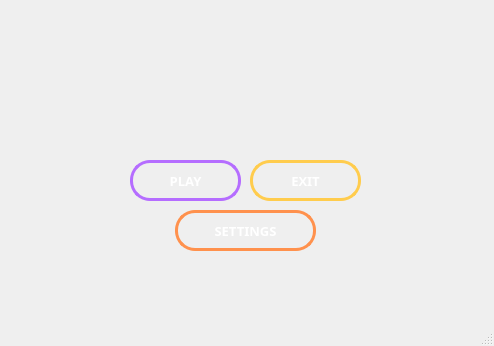
<?xml version="1.0" encoding="UTF-8"?>
<ui version="4.0">
 <class>MainWindow</class>
 <widget class="QMainWindow" name="MainWindow">
  <property name="enabled">
   <bool>true</bool>
  </property>
  <property name="geometry">
   <rect>
    <x>0</x>
    <y>0</y>
    <width>494</width>
    <height>346</height>
   </rect>
  </property>
  <property name="windowTitle">
   <string>Star Voyager: Defender</string>
  </property>
  <property name="styleSheet">
   <string notr="true"/>
  </property>
  <widget class="QWidget" name="centralwidget">

   <property name="styleSheet">
    <string notr="true"/>
   </property>

   <!-- PLAY BUTTON -->
   <widget class="QPushButton" name="playButton">
    <property name="geometry">
     <rect>
      <x>130</x>
      <y>160</y>
      <width>111</width>
      <height>41</height>
     </rect>
    </property>

    <!-- Qt5-safe font -->
    <property name="font">
     <font>
      <family>Orbitron</family>
      <bold>true</bold>
      <italic>false</italic>
     </font>
    </property>

    <property name="styleSheet">
     <string notr="true">QPushButton {
    font-family: "Orbitron";
    font-size: 13px;
    color: white;

    background-color: transparent;
    border: 3px solid #b56dff;
    border-radius: 20px;

    padding: 10px 20px;
}

QPushButton:hover {
    border-color: #33E3FF;
    background-color: rgba(0, 200, 255, 0.15);
}

QPushButton:pressed {
    border-color: #00AACC;
    background-color: rgba(0, 200, 255, 0.35);
}</string>
    </property>

    <property name="text">
     <string>PLAY</string>
    </property>
   </widget>

   <!-- EXIT BUTTON -->
   <widget class="QPushButton" name="exitButton">
    <property name="geometry">
     <rect>
      <x>250</x>
      <y>160</y>
      <width>111</width>
      <height>41</height>
     </rect>
    </property>

    <property name="font">
     <font>
      <family>Orbitron</family>
      <bold>true</bold>
      <italic>false</italic>
     </font>
    </property>

    <property name="styleSheet">
     <string notr="true">QPushButton {
    font-family: "Orbitron";
    font-size: 13px;
    color: white;

    background-color: transparent;
    border: 3px solid #ffcc4d;
    border-radius: 20px;

    padding: 10px 20px;
}

QPushButton:hover {
    border-color: #33E3FF;
    background-color: rgba(0, 200, 255, 0.15);
}

QPushButton:pressed {
    border-color: #00AACC;
    background-color: rgba(0, 200, 255, 0.35);
}</string>
    </property>

    <property name="text">
     <string>EXIT</string>
    </property>
   </widget>

   <!-- SETTINGS BUTTON -->
   <widget class="QPushButton" name="settingsButton">
    <property name="geometry">
     <rect>
      <x>175</x>
      <y>210</y>
      <width>141</width>
      <height>41</height>
     </rect>
    </property>

    <property name="font">
     <font>
      <family>Orbitron</family>
      <bold>true</bold>
      <italic>false</italic>
     </font>
    </property>

    <property name="styleSheet">
     <string notr="true">QPushButton {
    font-family: "Orbitron";
    font-size: 13px;
    color: white;

    background-color: transparent;
    border: 3px solid #ff914d;
    border-radius: 20px;

    padding: 10px 20px;
}

QPushButton:hover {
    border-color: #33E3FF;
    background-color: rgba(0, 200, 255, 0.15);
}

QPushButton:pressed {
    border-color: #00AACC;
    background-color: rgba(0, 200, 255, 0.35);
}</string>
    </property>

    <property name="text">
     <string>SETTINGS</string>
    </property>
   </widget>

  </widget>

  <widget class="QMenuBar" name="menubar">
   <property name="geometry">
    <rect>
     <x>0</x>
     <y>0</y>
     <width>494</width>
     <height>24</height>
    </rect>
   </property>
  </widget>

  <widget class="QStatusBar" name="statusbar"/>
 </widget>
 <resources/>
 <connections/>
</ui>
